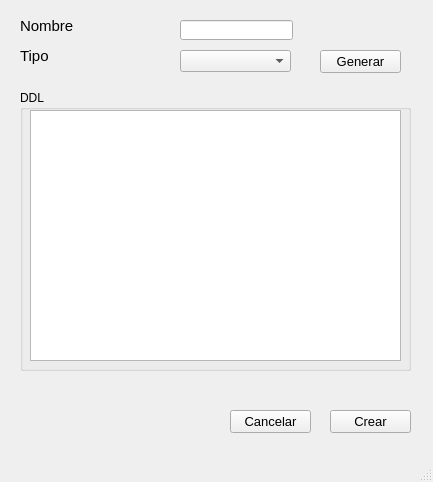
<?xml version="1.0" encoding="UTF-8"?>
<ui version="4.0">
 <class>NewProcedure</class>
 <widget class="QMainWindow" name="NewProcedure">
  <property name="geometry">
   <rect>
    <x>0</x>
    <y>0</y>
    <width>433</width>
    <height>482</height>
   </rect>
  </property>
  <property name="windowTitle">
   <string>Nuevo Procedimiento</string>
  </property>
  <widget class="QWidget" name="centralwidget">
   <widget class="QLabel" name="label_8">
    <property name="geometry">
     <rect>
      <x>20</x>
      <y>10</y>
      <width>181</width>
      <height>31</height>
     </rect>
    </property>
    <property name="font">
     <font>
      <pointsize>11</pointsize>
     </font>
    </property>
    <property name="text">
     <string>Nombre</string>
    </property>
   </widget>
   <widget class="QPushButton" name="pushButton_6">
    <property name="geometry">
     <rect>
      <x>230</x>
      <y>410</y>
      <width>81</width>
      <height>23</height>
     </rect>
    </property>
    <property name="font">
     <font>
      <pointsize>10</pointsize>
     </font>
    </property>
    <property name="text">
     <string>Cancelar</string>
    </property>
   </widget>
   <widget class="QPushButton" name="pushButton_5">
    <property name="geometry">
     <rect>
      <x>330</x>
      <y>410</y>
      <width>81</width>
      <height>23</height>
     </rect>
    </property>
    <property name="font">
     <font>
      <pointsize>10</pointsize>
     </font>
    </property>
    <property name="text">
     <string>Crear</string>
    </property>
   </widget>
   <widget class="QLineEdit" name="lineEdit_2">
    <property name="geometry">
     <rect>
      <x>180</x>
      <y>20</y>
      <width>113</width>
      <height>20</height>
     </rect>
    </property>
   </widget>
   <widget class="QGroupBox" name="groupBox">
    <property name="geometry">
     <rect>
      <x>20</x>
      <y>90</y>
      <width>391</width>
      <height>281</height>
     </rect>
    </property>
    <property name="title">
     <string>DDL</string>
    </property>
    <widget class="QTextEdit" name="textEdit">
     <property name="geometry">
      <rect>
       <x>10</x>
       <y>20</y>
       <width>371</width>
       <height>251</height>
      </rect>
     </property>
     <property name="font">
      <font>
       <pointsize>12</pointsize>
      </font>
     </property>
    </widget>
   </widget>
   <widget class="QPushButton" name="pushButton_7">
    <property name="geometry">
     <rect>
      <x>320</x>
      <y>50</y>
      <width>81</width>
      <height>23</height>
     </rect>
    </property>
    <property name="font">
     <font>
      <pointsize>10</pointsize>
     </font>
    </property>
    <property name="text">
     <string>Generar</string>
    </property>
   </widget>
   <widget class="QLabel" name="label_9">
    <property name="geometry">
     <rect>
      <x>20</x>
      <y>40</y>
      <width>181</width>
      <height>31</height>
     </rect>
    </property>
    <property name="font">
     <font>
      <pointsize>11</pointsize>
     </font>
    </property>
    <property name="text">
     <string>Tipo</string>
    </property>
   </widget>
   <widget class="QComboBox" name="comboBox">
    <property name="geometry">
     <rect>
      <x>180</x>
      <y>50</y>
      <width>111</width>
      <height>22</height>
     </rect>
    </property>
   </widget>
  </widget>
  <widget class="QMenuBar" name="menubar">
   <property name="geometry">
    <rect>
     <x>0</x>
     <y>0</y>
     <width>433</width>
     <height>21</height>
    </rect>
   </property>
  </widget>
  <widget class="QStatusBar" name="statusbar"/>
 </widget>
 <resources/>
 <connections/>
</ui>
